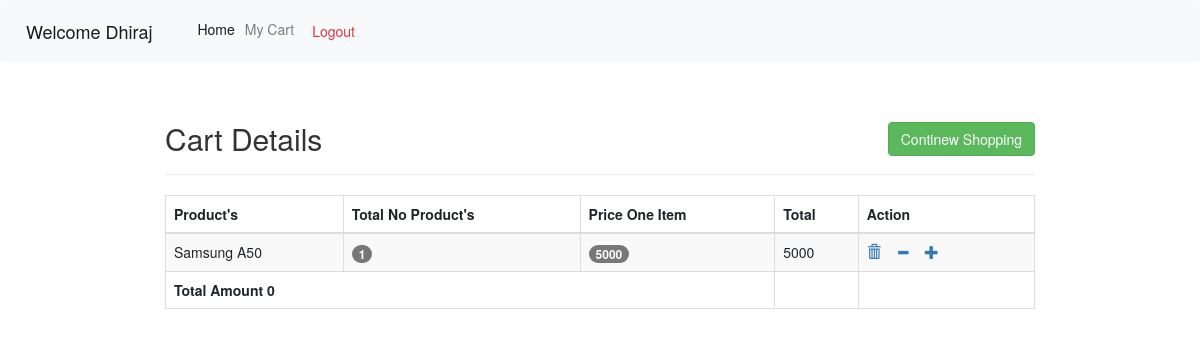
Screenshot of /Customer/Cart.php (signed in) with the database file from the repository.
### tables this page shows
CREATE TABLE IF NOT EXISTS `cart` (
  `cartid` int(11) NOT NULL AUTO_INCREMENT,
  `custid` int(11) NOT NULL,
  `pid` int(11) NOT NULL,
  `qty` int(11) NOT NULL,
  PRIMARY KEY (`cartid`)
);

CREATE TABLE IF NOT EXISTS `products` (
  `pid` int(11) NOT NULL AUTO_INCREMENT,
  `cid` int(11) NOT NULL,
  `pname` text NOT NULL,
  `price` double NOT NULL,
  `qty` int(11) NOT NULL,
  `photoid` int(11) NOT NULL,
  `photo` text NOT NULL,
  `descr` text NOT NULL,
  `available` tinyint(1) NOT NULL,
  PRIMARY KEY (`pid`)
);

### Customer/Cart.php (the view, shortened to what this page needs)
<?php
require 'Header.php';
require_once '../DbConfig.php';
$totalAmount = 0;
$qry = "SELECT  c.cartid ,c.custid ,c.pid,c.qty  ,p.pname ,p.price  from cart as c INNER JOIN products as p ON p.pid = c.pid WHERE custid=" . $_SESSION["custid"] . " GROUP BY p.pid";
if ($result = $mysqli->query($qry)) {
    if ($result->num_rows > 0) {
        ?>
        <div class="row">
            <div class="col-md-12">
                <div class="page-header clearfix">
                    <h2 class="pull-left">Cart Details</h2>
                    <a href="index.php" class="btn btn-success pull-right">Continew Shopping</a>
                </div>
                <table class="table table-bordered table-striped">
                    <thead>
                        <tr>
                            <th scope="col">Product's</th>
                            <th scope="col">Total No Product's</th>
                            <th scope="col">Price One Item</th>
                            <th scope="col">Total</th>
                            <th scope="col">Action</th>
                        </tr>
                    </thead>
                    <tbody>
                        <?php
                                while ($row = $result->fetch_array()) {
                                    ?>
                            <tr>
                                <td><?php echo $row['pname']; ?></td>
                                <td><span class="badge badge-success"><?php echo $row['qty']; ?></span></td>
                                <td><span class="badge badge-success"><?php echo $row['price']; ?></span></td>
                                <td><?php $total = $row['price'] * $row['qty'];
                                                echo $total;
                                                ?></td>
                                <td><?php echo "<a href='RemoveAll.php?pid=" . $row['pid'] . "&uid=" . $_SESSION["custid"] . "' title='Remove All' data-toggle='tooltip'><span class='glyphicon glyphicon-trash'></span></a>";
                                                echo "<a href='RemoveOne.php?pid=" . $row['pid'] . "&custid=" . $_SESSION["custid"] . "&qty=" . $row["qty"] . "' title='Remove One Record' data-toggle='tooltip'><span class='glyphicon glyphicon-minus'></span></a>";
                                                echo "<a href='AddToCartSingleItem.php?pid=" . $row['pid'] . "&custid=" . $_SESSION["custid"] . "&qty=" . $row["qty"] . "' title='Add One More' data-toggle='tooltip'><span class='glyphicon glyphicon-plus'></span></a>"; ?></td>
                            </tr>
                <?php
                        }
                    }
                }
                ?>
                <tr>
                    <th colspan="3">Total Amount <?php echo $totalAmount; ?></th>
                    <th></th>
                </tr>
                    </tbody>
                </table>
            </div>
        </div>
        <?php
        require 'Footer.php';
        ?>

### Customer/Header.php (style rules this page uses)
.page-header h2 { margin-top: 0; }
table tr td:last-child a { margin-right: 15px; }

### rows the page displays
cart: pid.pname "Samsung A50", qty "1", pid.price "5000"

### other values shown
$_SESSION["uname"] "Dhiraj"
$totalAmount "0"
